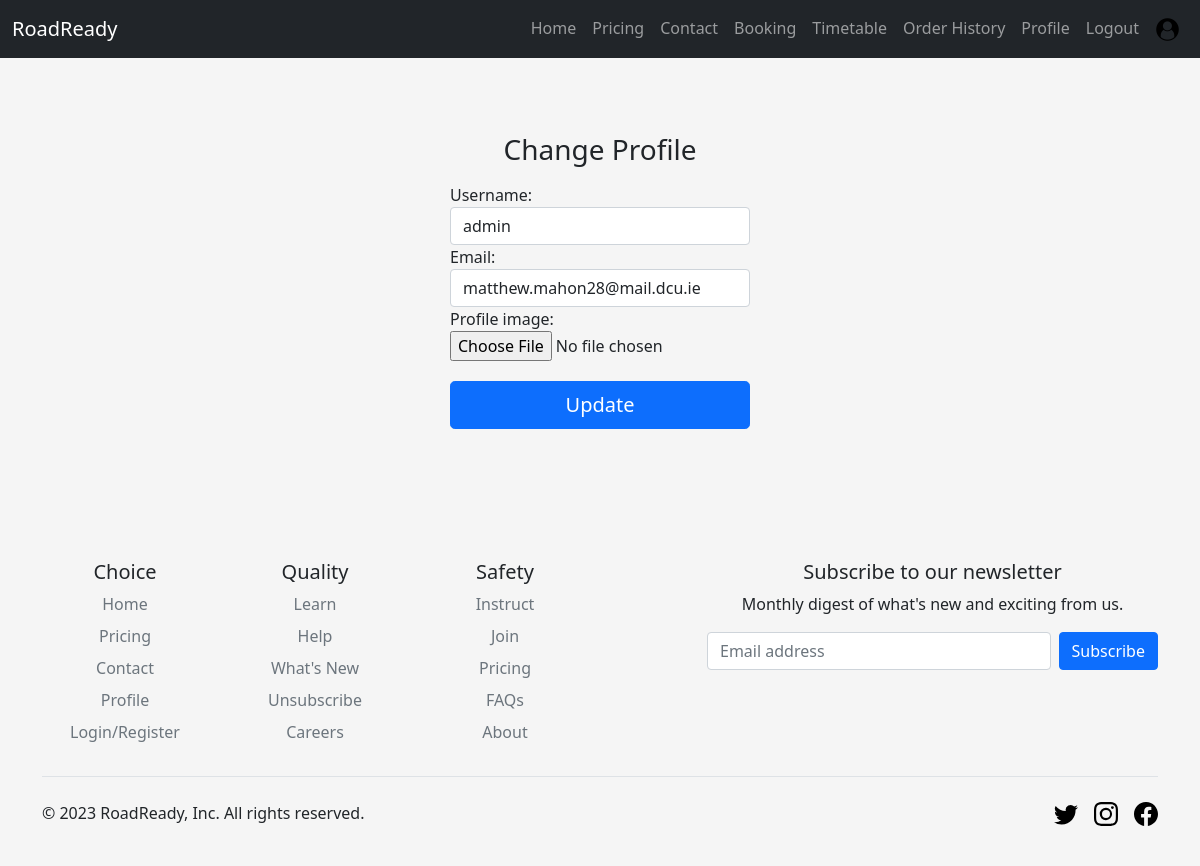
Page /profile_edit/ (signed in) on the committed database.
### RoadReady/models.py (models this page shows)
class User(AbstractUser):
    is_student = models.BooleanField(default=False)
    profile_image = models.FileField(default="Profile.png")

### RoadReady/views.py (the view)
# urls.py: path('profile_edit/', views.profile, name="profile_edit"),
@login_required
def profile(request):
    if request.method == 'POST':
        form = UpdateUserForm(request.POST, instance=request.user)  # Populate the form with the submitted data.
        if form.is_valid():
            form.save()  # Save the form data to the database.
            messages.success(request, 'Your profile is updated successfully')  # Display a success message.
            return redirect(to='/')  # Redirect to the homepage.
    else:
        form = UpdateUserForm(instance=request.user)
    return render(request, 'profile.html', {'form': form})

### RoadReady/forms.py
class UpdateUserForm(forms.ModelForm):
    username = forms.CharField(max_length=100,
                               required=True,
                               widget=forms.TextInput(attrs={'class': 'form-control'}))
    email = forms.EmailField(required=True,
                             widget=forms.TextInput(attrs={'class': 'form-control'}))
    profile_image = forms.ImageField(widget=forms.FileInput(attrs={'class': 'form-control-file'}))
    class Meta:
        model = User  # The model to be used with this form is User.
        fields = ['username', 'email', 'profile_image']  # The fields to be included in this form.

### RoadReady/templates/profile.html (shortened to what this page needs)
{% extends "base.html" %}
{% block content %}
  <body class="text-center">
<main class="form-signin">
<h1 class="h3 mb-3 fw-normal">Change Profile</h1>
<form action="." method="POST">
    {{ form.as_table }}
    <button style="margin-top: 20px;" class="w-100 btn btn-lg btn-primary" type="submit">Update</button>
</form>
</main>
  </body>
{% endblock content %}

### RoadReady/templates/base.html (shortened to what this page needs)
<!DOCTYPE html>
<html lang="en">
<head>
<link href="https://cdn.jsdelivr.net/npm/bootstrap@5.0.2/dist/css/bootstrap.min.css" rel="stylesheet">
</head>
<div class="container">
<header>
    <nav class="navbar navbar-expand-md navbar-dark fixed-top bg-dark">
      <div class="container-fluid">
        <a class="navbar-brand" href="#">RoadReady</a>
        <div class="collapse navbar-collapse" id="navbarCollapse">
            <ul class="navbar-nav ms-auto mb-2 mb-md-0">
                <li class="nav-item {% if request.path == '/' %}active{% endif %}">
                  <a class="nav-link" href="/">Home</a>
                </li>
                <li class="nav-item {% if request.path == '/pricing/' %}active{% endif %}">
                  <a class="nav-link" href="/pricing/">Pricing</a>
                </li>
                <li class="nav-item {% if request.path == '/contact/' %}active{% endif %}">
                  <a class="nav-link" href="/contact/">Contact</a>
                </li>
                <li class="nav-item {% if request.path == '/booking/' %}active{% endif %}">
                  <a class="nav-link" href="/booking/">Booking</a>
                </li>
                <li class="nav-item {% if request.path == '/timetable/' %}active{% endif %}">
                  <a class="nav-link" href="/timetable/">Timetable</a>
                </li>
                <li class="nav-item {% if request.path == '/order_history/' %}active{% endif %}">
                  <a class="nav-link" href="/order_history/">Order History</a>
                </li>
                <li class="nav-item {% if request.path == '/profile/' %}active{% endif %}">
                  <a class="nav-link" href="/profile/">Profile</a>
                </li>
                {% if user.is_authenticated %}
                <li class="nav-item {% if request.path == '/logout/' %}active{% endif %}">
                  <a class="nav-link" href="/logout/">Logout</a>
                </li>
                <li class="nav-item {% if request.path == '/logout/' %}active{% endif %}">
                  <a class="nav-link" href="/profile/"><img style="height: 25px;" src="{{user.profile_image.url}}"/></a>
                </li>
                {% endif %}
              </ul>
        </div>
      </div>
    </nav>
  </header>
</div>
<body >
    {% block content %}
    {% endblock %}
<div class="container">
    <div class="row">
      <div class="col-6 col-md-2 mb-3">
        <h5>Choice</h5>
        <ul class="nav flex-column">
          <li class="nav-item mb-2"><a href="/" class="nav-link p-0 text-muted">Home</a></li>
          <li class="nav-item mb-2"><a href="/pricing/" class="nav-link p-0 text-muted">Pricing</a></li>
          <li class="nav-item mb-2"><a href="/contact/" class="nav-link p-0 text-muted">Contact</a></li>
          <li class="nav-item mb-2"><a href="/profile/" class="nav-link p-0 text-muted">Profile</a></li>
          <li class="nav-item mb-2"><a href="/login/" class="nav-link p-0 text-muted">Login/Register</a></li>
        </ul>
      </div>
      <div class="col-6 col-md-2 mb-3">
        <h5>Quality</h5>
        <ul class="nav flex-column">
            <li class="nav-item mb-2"><a href="#" class="nav-link p-0 text-muted">Learn</a></li>
            <li class="nav-item mb-2"><a href="#" class="nav-link p-0 text-muted">Help</a></li>
            <li class="nav-item mb-2"><a href="#" class="nav-link p-0 text-muted">What's New</a></li>
            <li class="nav-item mb-2"><a href="#" class="nav-link p-0 text-muted">Unsubscribe</a></li>
            <li class="nav-item mb-2"><a href="#" class="nav-link p-0 text-muted">Careers</a></li>
        </ul>
      </div>
      <div class="col-6 col-md-2 mb-3">
        <h5>Safety</h5>
        <ul class="nav flex-column">
          <li class="nav-item mb-2"><a href="#" class="nav-link p-0 text-muted">Instruct</a></li>
          <li class="nav-item mb-2"><a href="#" class="nav-link p-0 text-muted">Join</a></li>
          <li class="nav-item mb-2"><a href="#" class="nav-link p-0 text-muted">Pricing</a></li>
          <li class="nav-item mb-2"><a href="#" class="nav-link p-0 text-muted">FAQs</a></li>
          <li class="nav-item mb-2"><a href="#" class="nav-link p-0 text-muted">About</a></li>
        </ul>
      </div>
      <div class="col-md-5 offset-md-1 mb-3">
        <form>
          <h5>Subscribe to our newsletter</h5>
          <p>Monthly digest of what's new and exciting from us.</p>
          <div class="d-flex flex-column flex-sm-row w-100 gap-2">
            <input id="newsletter1" type="text" class="form-control" placeholder="Email address">
            <button class="btn btn-primary" type="button">Subscribe</button>
          </div>
        </form>
      </div>
    </div>
    <div class="d-flex flex-column flex-sm-row justify-content-between py-4 my-2 border-top">
        <p>© 2023 RoadReady, Inc. All rights reserved.</p>
        <ul class="list-unstyled d-flex">
          <li class="ms-3"><a class="link-dark" href="#"><svg class="bi" width="24" height="24"><use xlink:href="#twitter"></use></svg></a></li>
          <li class="ms-3"><a class="link-dark" href="#"><svg class="bi" width="24" height="24"><use xlink:href="#instagram"></use></svg></a></li>
          <li class="ms-3"><a class="link-dark" href="#"><svg class="bi" width="24" height="24"><use xlink:href="#facebook"></use></svg></a></li>
        </ul>
      </div>
    </div>
    </body>
</html>

### RoadReady/templates/profile.html (style rules this page uses)
html, body { height: 100%; }
body { display: under; align-items: center; margin: 20px; padding-top: 40px; padding-bottom: 40px; background-color: #f5f5f5; }
.form-signin { width: 100%; max-width: 330px; padding: 15px; margin: auto; margin-bottom: 10%; margin-top: 5%; }
label { text-align: left !important; display: flex; }

### rows in the picture
User: profile_image (picture), username "admin", email "matthew.mahon28@mail.dcu.ie"
